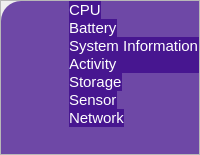
        <widget class="QFrame" name="left_menu_frame">
         <property name="minimumSize">
          <size>
           <width>40</width>
           <height>0</height>
          </size>
         </property>
         <property name="maximumSize">
          <size>
           <width>16777215</width>
           <height>16777215</height>
          </size>
         </property>
         <property name="frameShape">
          <enum>QFrame::StyledPanel</enum>
         </property>
         <property name="frameShadow">
          <enum>QFrame::Raised</enum>
         </property>
         <layout class="QHBoxLayout" name="horizontalLayout_9">
          <property name="spacing">
           <number>0</number>
          </property>
          <property name="leftMargin">
           <number>0</number>
          </property>
          <property name="topMargin">
           <number>0</number>
          </property>
          <property name="rightMargin">
           <number>0</number>
          </property>
          <property name="bottomMargin">
           <number>0</number>
          </property>
          <item>
           <widget class="QFrame" name="menu_frame">
            <property name="minimumSize">
             <size>
              <width>0</width>
              <height>0</height>
             </size>
            </property>
            <property name="font">
             <font>
              <pointsize>-1</pointsize>
             </font>
            </property>
            <property name="styleSheet">
             <string notr="true">font-size:15px;
color: qlineargradient(spread:pad, x1:0, y1:0, x2:1, y2:0, stop:0.130682 rgba(99, 137, 216, 255), stop:1 rgba(255, 255, 255, 255));
background-color: rgb(54, 0, 135, 0.7);

border-top-left-radius:20px</string>
            </property>
            <property name="frameShape">
             <enum>QFrame::StyledPanel</enum>
            </property>
            <property name="frameShadow">
             <enum>QFrame::Raised</enum>
            </property>
            <layout class="QGridLayout" name="gridLayout">
             <property name="leftMargin">
              <number>0</number>
             </property>
             <property name="topMargin">
              <number>0</number>
             </property>
             <property name="rightMargin">
              <number>0</number>
             </property>
             <property name="bottomMargin">
              <number>27</number>
             </property>
             <property name="spacing">
              <number>0</number>
             </property>
             <item row="0" column="0">
              <widget class="QPushButton" name="cpu_page_btn">
               <property name="styleSheet">
                <string notr="true">background-color:transparent
</string>
               </property>
               <property name="text">
                <string/>
               </property>
               <property name="icon">
                <iconset>
                 <normaloff>icons/cpu.png</normaloff>icons/cpu.png</iconset>
               </property>
               <property name="iconSize">
                <size>
                 <width>36</width>
                 <height>32</height>
                </size>
               </property>
              </widget>
             </item>
             <item row="2" column="0">
              <widget class="QPushButton" name="system_inf_page_btn">
               <property name="styleSheet">
                <string notr="true">background-color:transparent</string>
               </property>
               <property name="text">
                <string/>
               </property>
               <property name="icon">
                <iconset>
                 <normaloff>icons/data-complexity.png</normaloff>icons/data-complexity.png</iconset>
               </property>
               <property name="iconSize">
                <size>
                 <width>32</width>
                 <height>32</height>
                </size>
               </property>
              </widget>
             </item>
             <item row="5" column="0">
              <widget class="QPushButton" name="sensor_page_btn">
               <property name="styleSheet">
                <string notr="true">background-color:transparent</string>
               </property>
               <property name="text">
                <string/>
               </property>
               <property name="icon">
                <iconset>
                 <normaloff>icons/3428462941642497790-128.png</normaloff>icons/3428462941642497790-128.png</iconset>
               </property>
               <property name="iconSize">
                <size>
                 <width>32</width>
                 <height>32</height>
                </size>
               </property>
              </widget>
             </item>
             <item row="3" column="0">
              <widget class="QPushButton" name="activity_page_btn">
               <property name="styleSheet">
                <string notr="true">background-color:transparent</string>
               </property>
               <property name="text">
                <string/>
               </property>
               <property name="icon">
                <iconset>
                 <normaloff>icons/pulse.png</normaloff>icons/pulse.png</iconset>
               </property>
               <property name="iconSize">
                <size>
                 <width>32</width>
                 <height>32</height>
                </size>
               </property>
              </widget>
             </item>
             <item row="4" column="0">
              <widget class="QPushButton" name="storage_page_button">
               <property name="styleSheet">
                <string notr="true">background-color:transparent</string>
               </property>
               <property name="text">
                <string/>
               </property>
               <property name="icon">
                <iconset>
                 <normaloff>icons/602365821582692228-128.png</normaloff>icons/602365821582692228-128.png</iconset>
               </property>
               <property name="iconSize">
                <size>
                 <width>32</width>
                 <height>32</height>
                </size>
               </property>
              </widget>
             </item>
             <item row="0" column="1" alignment="Qt::AlignLeft">
              <widget class="QLabel" name="label_4">
               <property name="font">
                <font>
                 <pointsize>-1</pointsize>
                </font>
               </property>
               <property name="text">
                <string>CPU</string>
               </property>
               <property name="margin">
                <number>5</number>
               </property>
              </widget>
             </item>
             <item row="1" column="0">
              <widget class="QPushButton" name="battery_page_btn">
               <property name="styleSheet">
                <string notr="true">background-color:transparent</string>
               </property>
               <property name="text">
                <string/>
               </property>
               <property name="icon">
                <iconset>
                 <normaloff>icons/battery.png</normaloff>icons/battery.png</iconset>
               </property>
               <property name="iconSize">
                <size>
                 <width>32</width>
                 <height>32</height>
                </size>
               </property>
              </widget>
             </item>
             <item row="6" column="0">
              <widget class="QPushButton" name="network_page_btn">
               <property name="styleSheet">
                <string notr="true">background-color:transparent</string>
               </property>
               <property name="text">
                <string/>
               </property>
               <property name="icon">
                <iconset>
                 <normaloff>icons/20595072161600702605-128.png</normaloff>icons/20595072161600702605-128.png</iconset>
               </property>
               <property name="iconSize">
                <size>
                 <width>32</width>
                 <height>32</height>
                </size>
               </property>
              </widget>
             </item>
             <item row="1" column="1" alignment="Qt::AlignLeft">
              <widget class="QLabel" name="label_5">
               <property name="font">
                <font>
                 <pointsize>-1</pointsize>
                </font>
               </property>
               <property name="text">
                <string>Battery</string>
               </property>
               <property name="margin">
                <number>5</number>
               </property>
              </widget>
             </item>
             <item row="2" column="1" alignment="Qt::AlignLeft">
              <widget class="QLabel" name="label_6">
               <property name="font">
                <font>
                 <pointsize>-1</pointsize>
                </font>
               </property>
               <property name="text">
                <string>System Information</string>
               </property>
               <property name="margin">
                <number>5</number>
               </property>
              </widget>
             </item>
             <item row="4" column="1" alignment="Qt::AlignLeft">
              <widget class="QLabel" name="label_8">
               <property name="text">
                <string>Storage</string>
               </property>
               <property name="margin">
                <number>5</number>
               </property>
              </widget>
             </item>
             <item row="5" column="1" alignment="Qt::AlignLeft">
              <widget class="QLabel" name="label_9">
               <property name="text">
                <string>Sensor</string>
               </property>
               <property name="margin">
                <number>5</number>
               </property>
              </widget>
             </item>
             <item row="6" column="1" alignment="Qt::AlignLeft">
              <widget class="QLabel" name="label_10">
               <property name="text">
                <string>Network</string>
               </property>
               <property name="margin">
                <number>5</number>
               </property>
              </widget>
             </item>
             <item row="3" column="1">
              <widget class="QLabel" name="label_7">
               <property name="text">
                <string>Activity</string>
               </property>
               <property name="margin">
                <number>5</number>
               </property>
              </widget>
             </item>
            </layout>
           </widget>
          </item>
         </layout>
        </widget>
